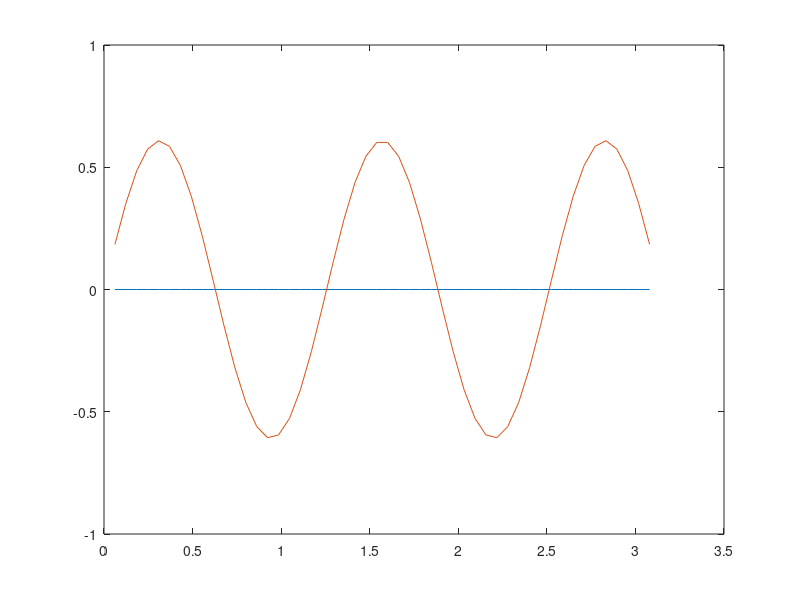

Here is the MATLAB script that generated this plot:
k=input('please enter integer value for k (1 is recommended): ');
multiple_t=input('please enter a multiple for t: ');
multiple_x=input('please enter a multiple for n: ');
L=pi;
T=10;
t=10*multiple_t; %Number of points in time, not counting the 2 boundary points
N=10*multiple_x; %Number of points in space, not counting the point at t=0
del_x=L/(N+1); %N+1 is number of segments in space
del_t=T/(t+1) ; %t+1 is number of segments in time
D=0.1; 
%row is for time
%column is for space
gamma=(D*del_t)/(del_x)^2;
a=(gamma+1)*ones(t+1,N);         
b=[zeros(t+1,1),(-gamma/2)*ones(t+1,N-1)];
c=(-gamma/2)*ones(t+1,N-1);
alpha_1=a(:,1);
alpha=[alpha_1,zeros(t+1,N-1)];
u=[zeros(t+1,1),zeros(t+1,N),zeros(t+1,1)];
right_side=zeros(t+1,N);
x_j=zeros(1,N);
t_j=zeros(1,t);
%u_exact=
  

for A=2:N+1  
    u(1,A)=sin(k*(del_x*(A-1))); % this computes the condition at t=0 along space direction
    x_j(A-1)=(A-1)*del_x;
    
end


for E=1:t     %E is index for time (E=1 is t=0)
    for j=2:N+1   %j is index for space 
        right_side(E,j-1)=(gamma/2)*u(E,j-1)+(1-gamma)*u(E,j)+(gamma/2)*u(E,j+1);
        t_j(A-1)=(A-1)*del_t;
    end
    
g=[right_side(:,1),zeros(t+1,N-1)];
   

    for C=2:N
        alpha(E,C)=a(E,C)-((b(E,C)*c(E,C-1))/alpha(E,C-1)); 
         g(E,C)=right_side(E,C)-((b(E,C)*g(E,C-1))/alpha(E,C-1));   
    end
    
u(E+1,N+1)=g(E,N)/alpha(E,N); %N+1 is the point right behind the boundary point

    for F=N:-1:2
        u(E+1,F)=(g(E ,F-1)-(c(E,F-1)*u(E+1,F+1)))/alpha(E,F-1);
    end
    
end
%time=input('Please enter the point of time you want to look at:' )
%time_point=round(time/del_t);
time_slice=t_j(t);
u_exact=(exp(-D*(k^2)*time_slice))*sin(k*x_j);
plot(x_j,u_exact)
hold 
plot(x_j,u(2,[2:N+1]))
error_indiv=zeros(1,N);
for F=1:N
    error_indiv(F)=abs((u(t+1,F+1)-u_exact(F))/u_exact(F));
end
error= (1/N)*sum(error_indiv)
    
        

     
        
    
 
